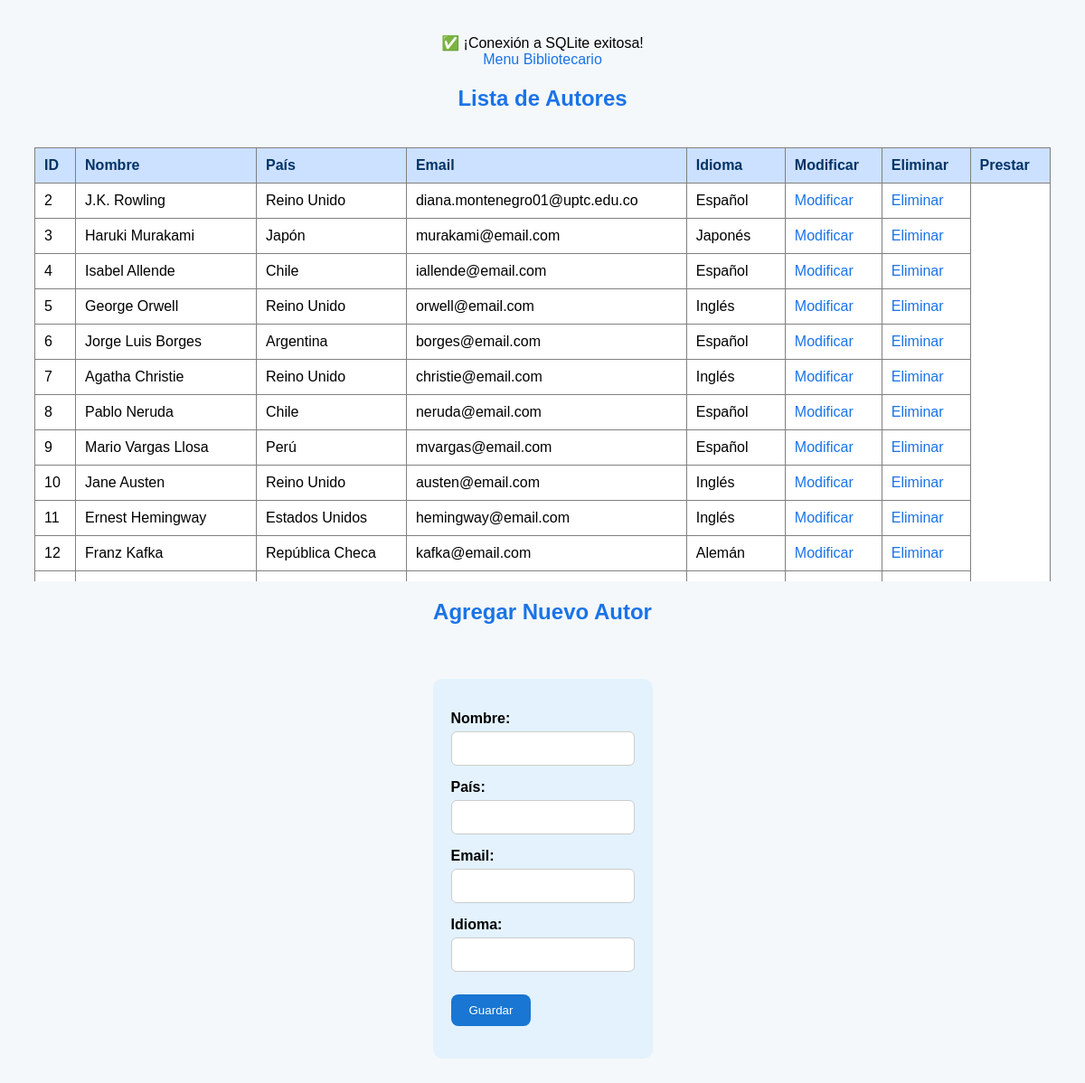
Page /autores.php on the earlier database version.
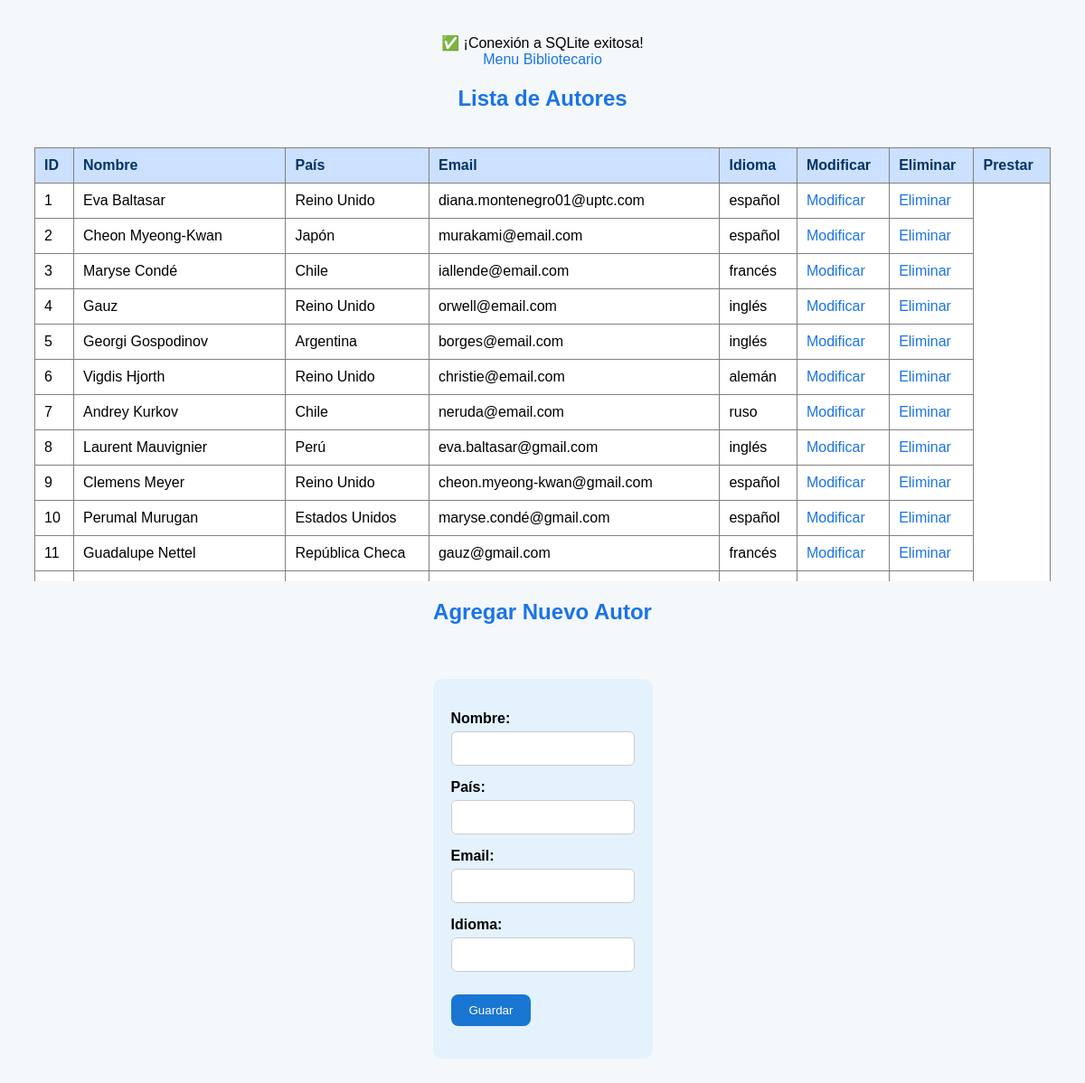
Same page on the later database version.
### tables this page shows
CREATE TABLE TbAutor (id_autor INTEGER PRIMARY KEY AUTOINCREMENT, nom_autor TEXT NOT NULL, pais_autor TEXT NOT NULL, email_autor TEXT CHECK (email_autor LIKE '%@%.%'), idioma_autor TEXT NOT NULL);

### autores.php (the view, shortened to what this page needs)
<?php
include 'conexion.php';
$busqueda = $_GET['buscar'] ?? '';
$sql = "SELECT * FROM TbAutor WHERE
    nom_autor LIKE :buscar OR
    pais_autor LIKE :buscar OR
    idioma_autor LIKE :buscar";
$stmt = $conexion->prepare($sql);
$stmt->execute(['buscar' => "%$busqueda%"]);
$autores = $stmt->fetchAll(PDO::FETCH_ASSOC);
?>
<!DOCTYPE html>
<html lang="es">
<head>
    <link rel="stylesheet" href="css/styles_autor.css">
</head>
<body>
    <div class="container">
        <div class="butoneria">
            <a href="menu_bibliotecario.php" class="menu-button">Menu Bibliotecario</a>
        </div>
    </div>
    <div class="container">
        <h2>Lista de Autores</h2>
        <div class="tabla-autores">
            <table>
                <thead>
                    <tr>
                        <th>ID</th>
                        <th>Nombre</th>
                        <th>País</th>
                        <th>Email</th>
                        <th>Idioma</th>
                        <th>Modificar</th>
                        <th>Eliminar</th>
                        <th>Prestar</th>
                    </tr>
                </thead>
                <tbody>
                    <?php foreach ($autores as $autor): ?>
                    <tr>
                        <td><?= $autor['id_autor'] ?></td>
                        <td><?= $autor['nom_autor'] ?></td>
                        <td><?= $autor['pais_autor'] ?></td>
                        <td><?= $autor['email_autor'] ?></td>
                        <td><?= $autor['idioma_autor'] ?></td>
                        <td>
                            <a href="modificar_autor.php?id=<?= $autor['id_autor'] ?>" onclick="return confirm('¿Modificar este autor?')">Modificar</a>
                        </td>
                        <td>
                            <a href="eliminar_autor.php?id=<?= $autor['id_autor'] ?>" onclick="return confirm('¿Eliminar este autor?')">Eliminar</a>
                        </td>
                    </tr>
                    <?php endforeach; ?>
                </tbody>
            </table>
        </div>
        <h2>Agregar Nuevo Autor</h2>
        <div class="formulario">
            <form action="guardar_autor.php" method="post">
                <label>Nombre:
                    <input type="text" name="nom_autor" required>
                </label>
                <label>País:
                    <input type="text" name="pais_autor" required>
                </label>
                <label>Email:
                    <input type="email" name="email_autor">
                </label>
                <label>Idioma:
                    <input type="text" name="idioma_autor" required>
                </label>
                <button type="submit">Guardar</button>
            </form>
        </div>
    </div>
</body>
</html>

### css/styles_autor.css (style rules this page uses)
body { font-family: Arial, sans-serif; background: #f4f8fb; text-align: center; padding: 30px; }
h2 { color: #1a73e8; margin-bottom: 20px; }
.tabla-autores { max-height: 500px; overflow-y: auto; margin-top: 20px; }
table { width: 100%; border-collapse: collapse; margin-top: 10px; background-color: white; }
th, td { padding: 12px; border-bottom: 1px solid #ddd; }
th { background-color: #cce0ff; color: #003366; }
a { text-decoration: none; color: #1a73e8; }
.formulario { margin-top: 40px; background: #e3f2fd; padding: 20px; border-radius: 10px; display: inline-block; text-align: left; }
.formulario input { padding: 10px; margin: 5px 0; width: 100%; border-radius: 6px; border: 1px solid #ccc; }
.formulario button { padding: 10px 20px; background: #1976d2; color: white; border: none; border-radius: 8px; cursor: pointer; margin-top: 10px; }
form { display: flex; flex-direction: column; gap: 10px; margin-top: 15px; }
label { display: flex; flex-direction: column; font-weight: bold; }
input { padding: 5px; font-size: 14px; }
button { width: fit-content; padding: 8px 12px; background-color: #4CAF50; color: white; border: none; cursor: pointer; }
table { margin-top: 20px; width: 100%; border-collapse: collapse; }
table, th, td { border: 1px solid gray; }
th, td { padding: 10px; text-align: left; }

Differences in the rows shown:
removed tbautor: id_autor "12", nom_autor "Franz Kafka", pais_autor "República Checa", email_autor "kafka@email.com", idioma_autor "Alemán"
added tbautor: id_autor "1", nom_autor "Eva Baltasar", pais_autor "Reino Unido", email_autor "diana.montenegro01@uptc.com", idioma_autor "español"
changed tbautor id 2: nom_autor "J.K. Rowling" → "Cheon Myeong-Kwan"; pais_autor "Reino Unido" → "Japón"; email_autor "diana.montenegro01@uptc.edu.co" → "murakami@email.com"; idioma_autor "Español" → "español"
changed tbautor id 3: nom_autor "Haruki Murakami" → "Maryse Condé"; pais_autor "Japón" → "Chile"; email_autor "murakami@email.com" → "iallende@email.com"; idioma_autor "Japonés" → "francés"
changed tbautor id 4: nom_autor "Isabel Allende" → "Gauz"; pais_autor "Chile" → "Reino Unido"; email_autor "iallende@email.com" → "orwell@email.com"; idioma_autor "Español" → "inglés"
changed tbautor id 5: nom_autor "George Orwell" → "Georgi Gospodinov"; pais_autor "Reino Unido" → "Argentina"; email_autor "orwell@email.com" → "borges@email.com"; idioma_autor "Inglés" → "inglés"
changed tbautor id 6: nom_autor "Jorge Luis Borges" → "Vigdis Hjorth"; pais_autor "Argentina" → "Reino Unido"; email_autor "borges@email.com" → "christie@email.com"; idioma_autor "Español" → "alemán"
changed tbautor id 7: nom_autor "Agatha Christie" → "Andrey Kurkov"; pais_autor "Reino Unido" → "Chile"; email_autor "christie@email.com" → "neruda@email.com"; idioma_autor "Inglés" → "ruso"
changed tbautor id 8: nom_autor "Pablo Neruda" → "Laurent Mauvignier"; pais_autor "Chile" → "Perú"; email_autor "neruda@email.com" → "eva.baltasar@gmail.com"; idioma_autor "Español" → "inglés"
changed tbautor id 9: nom_autor "Mario Vargas Llosa" → "Clemens Meyer"; pais_autor "Perú" → "Reino Unido"; email_autor "mvargas@email.com" → "cheon.myeong-kwan@gmail.com"; idioma_autor "Español" → "español"
changed tbautor id 10: nom_autor "Jane Austen" → "Perumal Murugan"; pais_autor "Reino Unido" → "Estados Unidos"; email_autor "austen@email.com" → "maryse.condé@gmail.com"; idioma_autor "Inglés" → "español"
changed tbautor id 11: nom_autor "Ernest Hemingway" → "Guadalupe Nettel"; pais_autor "Estados Unidos" → "República Checa"; email_autor "hemingway@email.com" → "gauz@gmail.com"; idioma_autor "Inglés" → "francés"
